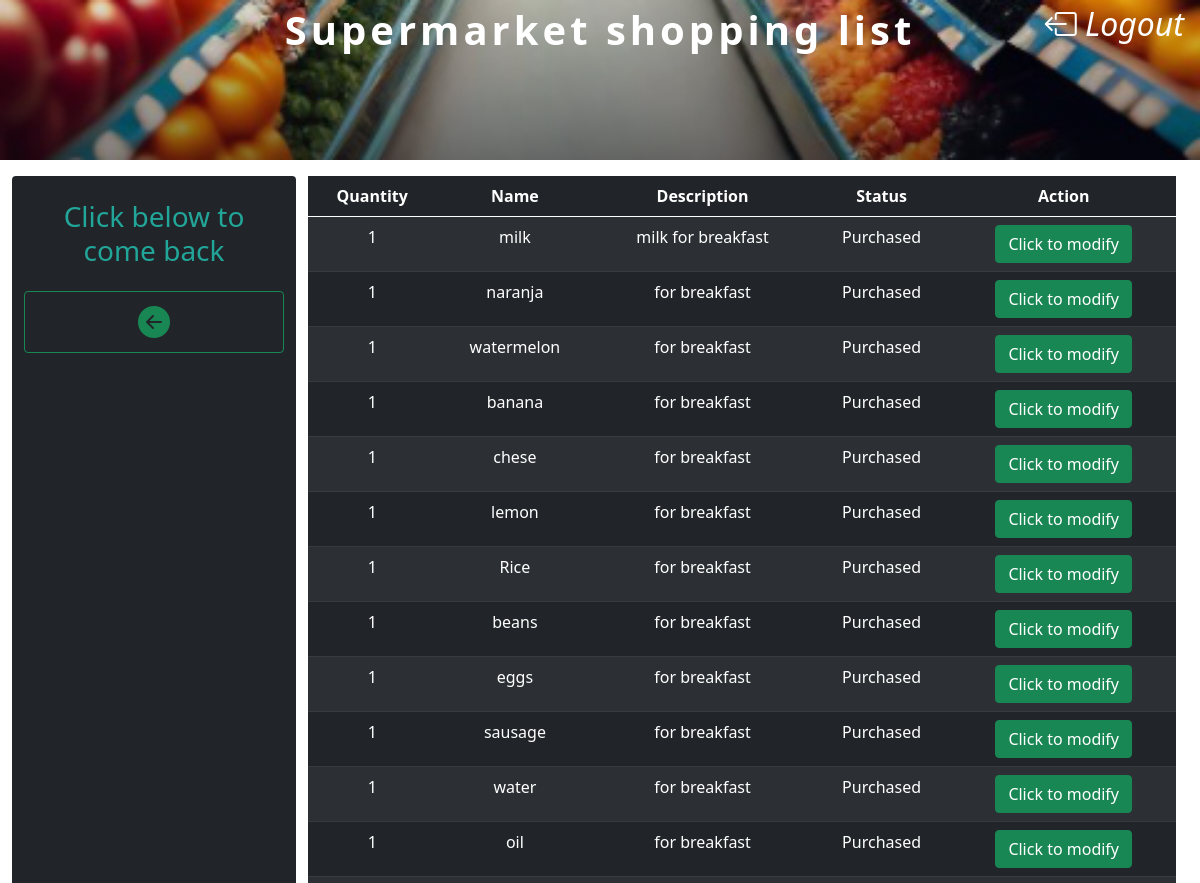
/purchased/ (signed in, upper part), run on an earlier commit of the app's database.
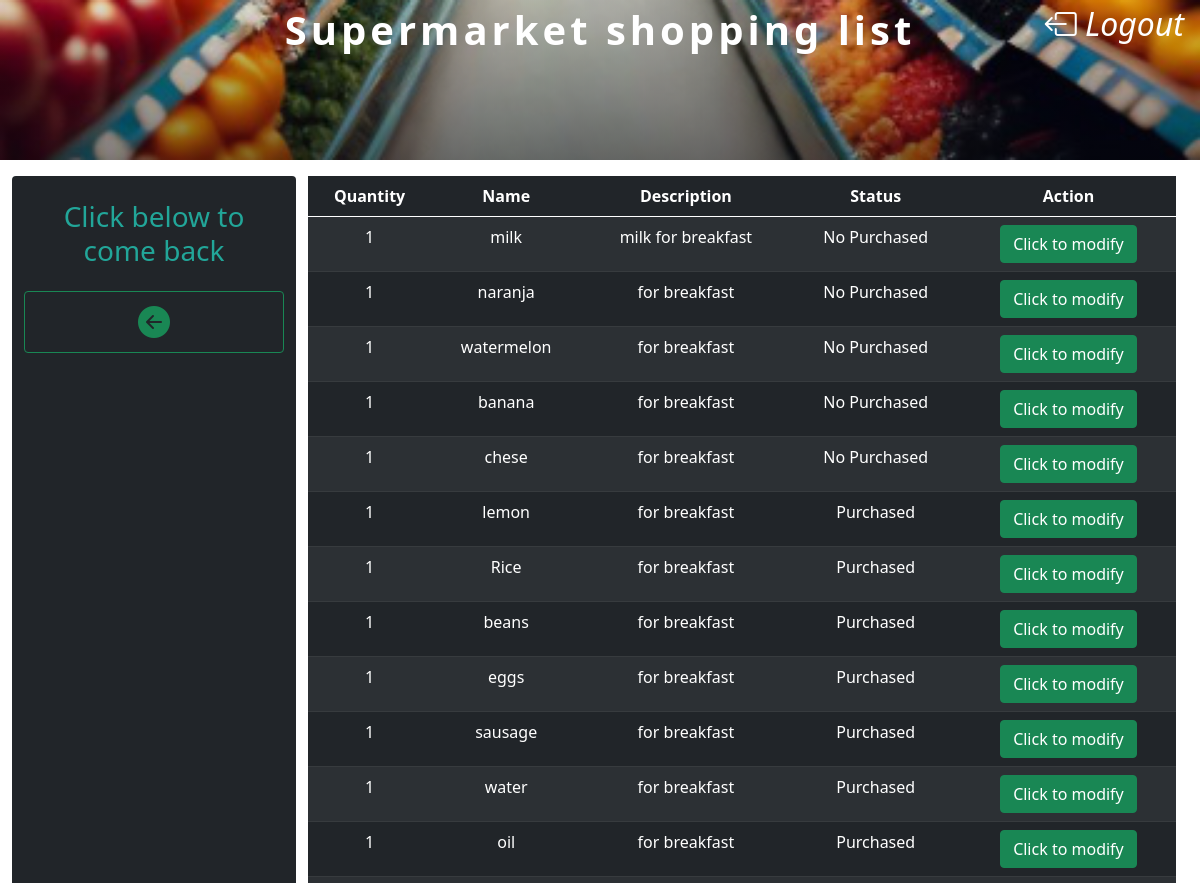
And on a later commit of the database.
### shoplist/models.py (models this page shows, shortened)
class Item(models.Model):
    name = models.CharField(max_length=255, blank=False, null=False)
    description = models.CharField(max_length=50)
    number = models.IntegerField(default=1)
    purchased = models.BooleanField(default=False)
    purchased_at = models.DateTimeField(auto_now_add=True)

### shoplist/views.py (the view)
# urls.py: path('purchased/', PurchasedView.as_view(), name='purchased'),
class PurchasedView(LoginRequiredMixin, TemplateView):
    login_url = reverse_lazy('login')
    template_name = "shoplist/purchased_status.html"
    def get_context_data(self, **kwargs):
        context = super().get_context_data(**kwargs)
        context["items"] = Item.objects.all()
        return context

### shoplist/templates/shoplist/purchased_status.html (shortened to what this page needs)
{% extends 'shoplist/base.html' %}
{% block nav-content %}
    <div class="container-fluid">
        <h3 class="text-center" style="color: #22A699;">Click below to come back</h3>
    </div>
    <a href="{% url 'home' %}" class="btn btn-outline-success me-2 w-100" type="button">
        <i style="font-size: 2em;" class="bi bi-arrow-left-circle-fill"></i>
    </a>
{% endblock nav-content %}
{% block table %}
    <table
    id="table-purchased"
    class="table table-striped table-dark display responsive nowrap"
    width="100%"
    style="padding-top: 0.5em;">
        <thead>
            <tr class="text-center">
                <th class="text-center" data-priority="4" scope="col">Quantity</th>
                <th class="text-center" data-priority="1" scope="col">Name</th>
                <th class="text-center" data-priority="5" scope="col">Description</th>
                <th class="text-center" data-priority="2" scope="col">Status</th>
                <th class="text-center" data-priority="3" scope="col">Action</th>
            </tr>
        </thead>
        <tbody id="tbody-shopping">
            {% for item in items %}
                <tr class="text-center" id="tr-{{item.id}}">
                    <td id="number-{{item.id}}">{{item.number}}</td>
                    <td id="name-{{item.id}}">{{item.name}}</td>
                    <td id="desc-{{item.id}}">{{item.description}}</td>
                    <td
                    id="purchased-{{item.id}}"
                    data-purchased-value="{{item.purchased}}"
                    style="white-space: normal; word-wrap: break-word;">
                        {% if item.purchased %}
                            Purchased
                        {% else %}
                            No Purchased
                        {% endif %}
                    </td>
                    <td id="tdButton-{{item.id}}" class="tdButton">
                        <button
                        type="button"
                        class="btn btn-success btn-purchased"
                        data-url="{% url 'item' item.id %}"
                        data-item-id ="{{item.id}}">
                            Click to modify
                        </button>
                    </td>
                </tr>
            {% endfor %}
        </tbody>
    </table>
{% endblock table %}
{% block custom-scripts %}
{% load static %}
{% endblock custom-scripts %}

What changed in the data, as far as the page shows it:
changed Item "milk": purchased "Purchased" → "No Purchased"
changed Item "naranja": purchased "Purchased" → "No Purchased"
changed Item "watermelon": purchased "Purchased" → "No Purchased"
changed Item "banana": purchased "Purchased" → "No Purchased"
changed Item "chese": purchased "Purchased" → "No Purchased"
